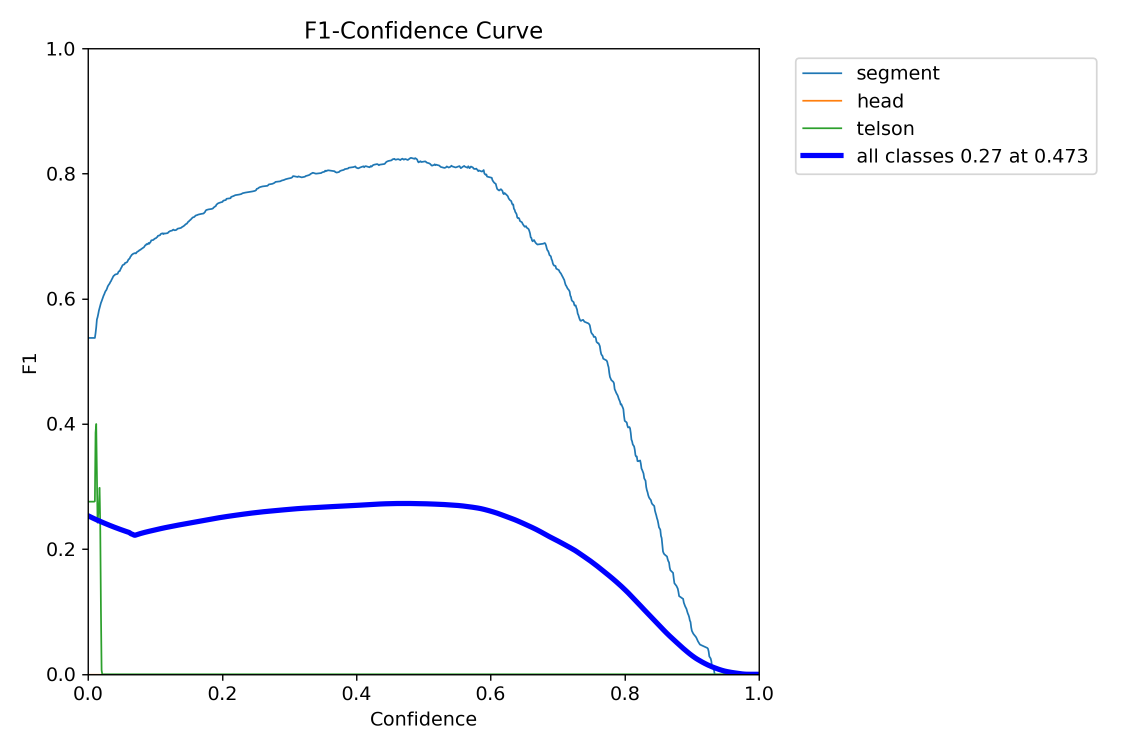
#> input picture Datasets/runs/obb/runs/millipede/milli_segment_exp/BoxF1_curve.png, 2250 x 1500 px (shown at 1/2 size); its folder holds only this picture in this run
$ python assisted_annotator.py --image ../runs/obb/runs/millipede/milli_segment_exp/BoxF1_curve.png --dir ../runs/obb/runs/millipede/milli_segment_exp
#> lines starting #> are read from the running program, lines starting #| are printed output that depends on the picture; after the words box and inside, x2 and y2 are one past the last pixel; in counts of white or black regions, pixels touching at a corner belong together
"""
Assisted Millipede Segment Annotator.
Automatically identifies the millipede body axis, detects individual ring/segment
boundaries via transverse gradient analysis along the spine, and exports
candidate annotations in YOLO-OBB, YOLO-BBox, and Label Studio formats.
"""

import os
import sys
import math
import argparse
from pathlib import Path
import numpy as np
import cv2
from scipy.signal import find_peaks
from scipy.ndimage import gaussian_filter1d


def extract_millipede_spine(binary_mask):
    """
    Finds endpoints and traces the medial axis spine through the mask.
    Returns:
        spine_points: np.ndarray of shape (N, 2) ordered from head to tail.
        body_width: average caliber along the spine.
    """
    # Extract clean medial spine using principal component slicing
    mask_pts = np.argwhere(binary_mask > 0)[:, ::-1].astype(np.float32)  # (x, y)
    if len(mask_pts) < 50:
        return np.empty((0, 2)), 25.0

    mean, eigenvectors = cv2.PCACompute(mask_pts, mean=None)
    center = mean[0]
    v_long = eigenvectors[0]   # Long axis of body
    v_trans = eigenvectors[1]  # Transverse axis

    # Projections along long axis
    projs = np.dot(mask_pts - center, v_long)
    p_min, p_max = float(np.min(projs)), float(np.max(projs))

    # Slice along long axis in 100 intervals to get centroid of each slice
    num_slices = 120
    slice_bins = np.linspace(p_min, p_max, num_slices)
    bin_centers = []
    widths = []

    for k in range(len(slice_bins) - 1):
        s_low = slice_bins[k]
        s_high = slice_bins[k + 1]
        in_slice = mask_pts[(projs >= s_low) & (projs < s_high)]
        if len(in_slice) >= 3:
            # Centroid of this slice
            slice_mean = np.mean(in_slice, axis=0)
            bin_centers.append(slice_mean)
            # Caliber in this slice
            trans_projs = np.dot(in_slice - center, v_trans)
            widths.append(float(np.max(trans_projs) - np.min(trans_projs)))

    if len(bin_centers) < 10:
        t_vals = np.linspace(p_min, p_max, 50)
        smoothed_spine = np.array([center + t * v_long for t in t_vals])
        avg_width = 25.0
        return smoothed_spine, avg_width

    raw_spine = np.array(bin_centers, dtype=np.float32)

    # Smooth spine curve with gaussian filter
    smooth_x = gaussian_filter1d(raw_spine[:, 0], sigma=3.0)
    smooth_y = gaussian_filter1d(raw_spine[:, 1], sigma=3.0)
    smoothed_spine = np.column_stack([smooth_x, smooth_y])

    avg_width = float(np.median(widths)) if widths else 25.0
    return smoothed_spine, avg_width


def detect_rings_along_spine(image_bgr, spine_pts, avg_width, sensitivity=1.0, target_segments=None):
    """
    Samples transverse cross-sections along the spine, computes intensity contrast,
    and detects segment peaks / valleys corresponding to rings.
    sensitivity: multiplier for peak detection density (higher = more segments detected)
    target_segments: optional expected count to guide spacing
    """
    gray = cv2.cvtColor(image_bgr, cv2.COLOR_BGR2GRAY)
    h, w = gray.shape[:2]

    # Arc-length parameterization
    diffs = np.diff(spine_pts, axis=0)
    dists = np.hypot(diffs[:, 0], diffs[:, 1])
    cum_dist = np.insert(np.cumsum(dists), 0, 0)
    total_len = cum_dist[-1]

    # Dense sample every 1 pixel
    sample_dists = np.arange(0, total_len, 1.0)
    dense_pts = []
    dense_tangents = []
    dense_normals = []

    for d in sample_dists:
        idx = np.searchsorted(cum_dist, d)
        idx = min(max(idx, 1), len(spine_pts) - 2)
        pos = spine_pts[idx]
        tan = spine_pts[idx + 1] - spine_pts[idx - 1]
        t_norm = np.linalg.norm(tan)
        tan = tan / t_norm if t_norm > 1e-6 else np.array([1.0, 0.0])
        norm = np.array([-tan[1], tan[0]])

        dense_pts.append(pos)
        dense_tangents.append(tan)
        dense_normals.append(norm)

    # Extract 1D transverse profile slice average for each spine position
    profile = []
    slice_half = max(3.0, avg_width * 0.35)

    for pos, norm in zip(dense_pts, dense_normals):
        vals = []
        for offset in np.linspace(-slice_half, slice_half, 5):
            sp = pos + norm * offset
            sx = int(round(sp[0]))
            sy = int(round(sp[1]))
            if 0 <= sx < w and 0 <= sy < h:
                vals.append(gray[sy, sx])
        profile.append(np.mean(vals) if vals else 0.0)

    profile = np.array(profile, dtype=np.float32)

    # Detrend and smooth profile
    smooth_prof = gaussian_filter1d(profile, sigma=max(1.0, 2.0 / sensitivity))
    grad = np.abs(np.gradient(smooth_prof))

    # Detect peaks (segment sutures)
    if target_segments and target_segments > 5:
        expected_spacing = max(3, int(total_len / (target_segments + 1)))
        prominence = 0.5
    else:
        expected_spacing = max(3, int((avg_width * 0.16) / sensitivity))
        prominence = max(0.5, 1.5 / sensitivity)

    peaks, _ = find_peaks(grad, distance=expected_spacing, prominence=prominence)

    if len(peaks) < 8:
        # Fallback: uniform frequency sampling
        peaks = np.arange(expected_spacing, len(dense_pts) - expected_spacing, expected_spacing)

    # Assemble segment annotations
    annotations = []
    num_peaks = len(peaks)

    for i, p_idx in enumerate(peaks):
        pos = dense_pts[p_idx]
        tan = dense_tangents[p_idx]
        norm = dense_normals[p_idx]

        cur_w = avg_width * 1.1
        cur_l = float(expected_spacing * 1.1)

        # 4 OBB corners
        c1 = pos + (tan * (cur_l / 2)) - (norm * (cur_w / 2))
        c2 = pos + (tan * (cur_l / 2)) + (norm * (cur_w / 2))
        c3 = pos - (tan * (cur_l / 2)) + (norm * (cur_w / 2))
        c4 = pos - (tan * (cur_l / 2)) - (norm * (cur_w / 2))

        obb_pts = np.array([c1, c2, c3, c4], dtype=np.float32)

        # Bounding box
        min_x = max(0.0, float(np.min(obb_pts[:, 0])))
        max_x = min(float(w), float(np.max(obb_pts[:, 0])))
        min_y = max(0.0, float(np.min(obb_pts[:, 1])))
        max_y = min(float(h), float(np.max(obb_pts[:, 1])))

        bw = max_x - min_x
        bh = max_y - min_y
        cx = min_x + bw / 2.0
        cy = min_y + bh / 2.0

        cid = 1 if i == 0 else (2 if i == num_peaks - 1 else 0)

        annotations.append({
            "segment_index": i + 1,
            "class_id": cid,
            "center": (float(pos[0]), float(pos[1])),
            "obb_corners": obb_pts,
            "bbox_norm": (cx / w, cy / h, bw / w, bh / h)
        })

    return annotations


def auto_annotate_image(image_path, output_label_path=None, preview_path=None, label_format="obb", sensitivity=1.0, target_segments=None):
    """
    Processes an input millipede image and outputs draft YOLO annotations.
    """
    img = cv2.imread(str(image_path))
    if img is None:
        print(f"[!] Unable to read image: {image_path}")
        return None

    h, w = img.shape[:2]

    # Segment millipede body
    gray = cv2.cvtColor(img, cv2.COLOR_BGR2GRAY)
    clahe = cv2.createCLAHE(clipLimit=2.5, tileGridSize=(8, 8))
    enhanced = clahe.apply(gray)
    blurred = cv2.GaussianBlur(enhanced, (7, 7), 0)

    # Adaptive threshold / Otsu
    _, thresh_inv = cv2.threshold(blurred, 0, 255, cv2.THRESH_BINARY_INV + cv2.THRESH_OTSU)
    _, thresh_reg = cv2.threshold(blurred, 0, 255, cv2.THRESH_BINARY + cv2.THRESH_OTSU)

    # Find which mask captures the millipede (elongated contour)
    best_cnt = None
    best_aspect = 0.0

    for m in [thresh_inv, thresh_reg]:
        cnts, _ = cv2.findContours(m, cv2.RETR_EXTERNAL, cv2.CHAIN_APPROX_SIMPLE)
        for c in cnts:
            area = cv2.contourArea(c)
            if area > (w * h * 0.015):  # at least 1.5% of image
                rect = cv2.minAreaRect(c)
                rw, rh = rect[1]
                if rw > 0 and rh > 0:
                    aspect = max(rw, rh) / min(rw, rh)
                    if aspect > best_aspect:
                        best_aspect = aspect
                        best_cnt = c

    if best_cnt is None:
        print(f"[!] Could not locate millipede body in {image_path}. Try running with anchor points.")
        return None

    mask = np.zeros((h, w), dtype=np.uint8)
    cv2.drawContours(mask, [best_cnt], -1, 255, -1)
    mask = cv2.morphologyEx(mask, cv2.MORPH_CLOSE, np.ones((5, 5), np.uint8))

    # Extract spine and caliber
    spine, avg_width = extract_millipede_spine(mask)

    # Detect individual segments
    annotations = detect_rings_along_spine(img, spine, avg_width, sensitivity=sensitivity, target_segments=target_segments)

    print(f"[+] Detected {len(annotations)} rings/segments in '{Path(image_path).name}'.")

    # Save YOLO format label
    if output_label_path:
        out_lbl = Path(output_label_path)
        out_lbl.parent.mkdir(parents=True, exist_ok=True)
        lines = []
        for ann in annotations:
            cid = ann["class_id"]
            if label_format == "obb":
                corners = ann["obb_corners"]
                coords = []
                for pt in corners:
                    coords.extend([f"{max(0.0, min(1.0, pt[0] / w)):.6f}", f"{max(0.0, min(1.0, pt[1] / h)):.6f}"])
                lines.append(f"{cid} " + " ".join(coords))
            else:
                cx, cy, bw, bh = ann["bbox_norm"]
                lines.append(f"{cid} {cx:.6f} {cy:.6f} {bw:.6f} {bh:.6f}")

        with open(out_lbl, "w", encoding="utf-8") as f:
            f.write("\n".join(lines) + "\n")
        print(f"[+] Label saved to '{out_lbl}'")

    # Render Preview
    if preview_path:
        prev_p = Path(preview_path)
        prev_p.parent.mkdir(parents=True, exist_ok=True)

        vis = img.copy()
        for ann in annotations:
            pts = ann["obb_corners"].astype(np.int32)
            cid = ann["class_id"]
            col = (0, 165, 255) if cid == 1 else ((200, 50, 255) if cid == 2 else (0, 235, 120))
            cv2.polylines(vis, [pts], isClosed=True, color=col, thickness=2, lineType=cv2.LINE_AA)
            c = (int(ann["center"][0]), int(ann["center"][1]))
            cv2.circle(vis, c, 3, col, -1)

        banner = np.zeros((40, w, 3), dtype=np.uint8)
        banner[:] = (20, 20, 25)
        cv2.putText(
            banner, f"Auto-Annotated Rings: {len(annotations)}", (12, 26),
            cv2.FONT_HERSHEY_SIMPLEX, 0.6, (0, 255, 200), 2, cv2.LINE_AA
        )
        combined = np.vstack([banner, vis])
        cv2.imwrite(str(prev_p), combined)
        print(f"[+] Preview saved to '{prev_p}'")

    return annotations


def batch_auto_annotate(input_dir, label_dir="test/labels", preview_dir="previews/test_annotated", label_format="obb", sensitivity=1.0, target_segments=None):
    """Processes an entire directory of millipede images."""
    in_p = Path(input_dir)
    lbl_p = Path(label_dir)
    prev_p = Path(preview_dir)
    lbl_p.mkdir(parents=True, exist_ok=True)
    prev_p.mkdir(parents=True, exist_ok=True)

    supported_exts = {".jpg", ".jpeg", ".png", ".bmp", ".webp", ".tif", ".tiff"}
    files = [f for f in in_p.iterdir() if f.is_file() and f.suffix.lower() in supported_exts]

    print(f"\n[*] Batch Auto-Annotating {len(files)} images from '{input_dir}'...")

    annotated_count = 0
    for idx, img_file in enumerate(files, start=1):
        out_lbl = lbl_p / f"{img_file.stem}.txt"
        out_prev = prev_p / f"vis_{img_file.stem}.jpg"
        print(f"[{idx}/{len(files)}] Processing: {img_file.name}...")
        try:
            res = auto_annotate_image(
                image_path=img_file,
                output_label_path=out_lbl,
                preview_path=out_prev,
                label_format=label_format,
                sensitivity=sensitivity,
                target_segments=target_segments
            )
#> in auto_annotate_image, img is the input picture: shape (1500, 2250, 3); mean B, G, R 252, 250.8, 250.5
#> in auto_annotate_image, `_, thresh_inv = cv2.threshold(blurred, 0, 255, cv2.THRESH_BINARY_INV +..`:
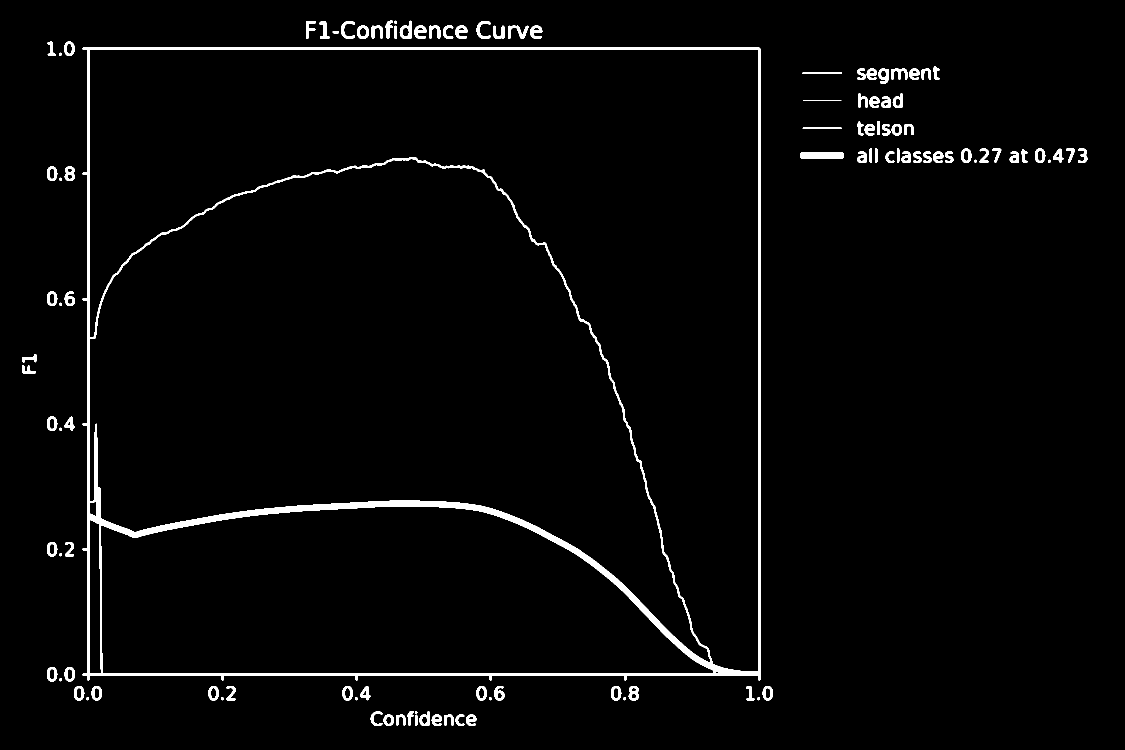
#> thresh_inv: shape (1500, 2250) (shown at 1/2 size); 2.5% white; 110 white regions (1 under 20 px), largest, box (x1, y1, x2, y2) and area: (164, 95, 1521, 1362) 55070, (1600, 305, 1688, 317) 1044, (1016, 51, 1057, 78) 487
#> the loop in auto_annotate_image, `for m in [thresh_inv, thresh_reg]:` made 2 passes
#> cnts on pass 2: [[[0, 0], [0, 1499], [2249, 1499], [2249, 0]]]
#> after the loop in auto_annotate_image, `for m in [thresh_inv, thresh_reg]:`: best_aspect = 1.5; best_cnt = [[0, 0], [0, 1499], [2249, 1499], [2249, 0]]
#> in extract_millipede_spine, `mask_pts = np.argwhere(binary_mask > 0)[:, ::-1].astype(np.float32)`: mask_pts = 3375000 pairs, first value 0 to 2249, second value 0 to 1499
#> in extract_millipede_spine, `mean, eigenvectors = cv2.PCACompute(mask_pts, mean=None)`: mean = [[1123.6, 752.9]]; eigenvectors = [[1, -1.36e-05], [1.36e-05, 1]]
#> in extract_millipede_spine, `center = mean[0]`: center = [1123.6, 752.9]
#> in extract_millipede_spine, `v_long = eigenvectors[0]`: v_long = [1, -1.36e-05]
#> in extract_millipede_spine, `v_trans = eigenvectors[1]`: v_trans = [1.36e-05, 1]
#> in extract_millipede_spine, `p_min, p_max = float(np.min(projs)), float(np.max(projs))`: p_min = -1123.6; p_max = 1125.4
#> the loop in extract_millipede_spine, `for k in range(len(slice_bins) - 1):` made 119 passes
#> slice_mean on passes 1 to 4: [9, 749.5], [28, 749.5], [47, 749.5], [66, 749.5]
#> after the loop in extract_millipede_spine, `for k in range(len(slice_bins) - 1):`: bin_centers = 119 pairs, first value 9 to 2239.7, second value 749.5 to 749.6; widths = 119 values from 1499 to 1499
#> in extract_millipede_spine, `raw_spine = np.array(bin_centers, dtype=np.float32)`: raw_spine has the same summary as bin_centers
#> in extract_millipede_spine, `smooth_x = gaussian_filter1d(raw_spine[:, 0], sigma=3.0)`: smooth_x = 119 values from 45.81 to 2202.9
#> in extract_millipede_spine, `smooth_y = gaussian_filter1d(raw_spine[:, 1], sigma=3.0)`: smooth_y = 119 values, max 749.5 at index 118, min 749.5 at index 0, mean 749.5
#> in extract_millipede_spine, `smoothed_spine = np.column_stack([smooth_x, smooth_y])`: smoothed_spine = 119 pairs, first value 45.81 to 2202.9, second value 749.5 to 749.5
#> in extract_millipede_spine, `avg_width = float(np.median(widths)) if widths else 25.0`: avg_width = 1499
#> in auto_annotate_image, `spine, avg_width = extract_millipede_spine(mask)`: spine has the same summary as smoothed_spine in extract_millipede_spine
#> in detect_rings_along_spine, `diffs = np.diff(spine_pts, axis=0)`: diffs = 118 pairs, first value 4.91 to 18.93, second value -6.1e-05 to 0.00677
#> in detect_rings_along_spine, `dists = np.hypot(diffs[:, 0], diffs[:, 1])`: dists = 118 values, max 18.93 at index 103, min 4.91 at index 0, mean 18.28
#> in detect_rings_along_spine, `cum_dist = np.insert(np.cumsum(dists), 0, 0)`: cum_dist = 119 values from 0 to 2157.1
#> in detect_rings_along_spine, `total_len = cum_dist[-1]`: total_len = 2157.1
#> in detect_rings_along_spine, `sample_dists = np.arange(0, total_len, 1.0)`: sample_dists = 2158 values from 0 to 2157
#> the loop in detect_rings_along_spine, `for d in sample_dists:` made 2158 passes
#> (idx, pos, tan, t_norm, norm) on passes 1 to 3: (1, [50.73, 749.5], [1, 0], 14.24, [0, 1]), (1, [50.73, 749.5], [1, 0], 14.24, [0, 1]), (1, [50.73, 749.5], [1, 0], 14.24, [0, 1])
#> the loop in detect_rings_along_spine, `for pos, norm in zip(dense_pts, dense_normals):` made 2158 passes
#> (pos, norm) on passes 1 to 3: ([50.73, 749.5], [0, 1]), ([50.73, 749.5], [0, 1]), ([50.73, 749.5], [0, 1])
#> the loop in detect_rings_along_spine, `for i, p_idx in enumerate(peaks):` made 8 passes
#> p_idx on passes 1 to 4: 239, 478, 717, 956
#| [+] Detected 8 rings/segments in 'BoxF1_curve.png'.
#> the loop in auto_annotate_image, `for ann in annotations:` made 8 passes
#> after the loop in auto_annotate_image, `for ann in annotations:`:
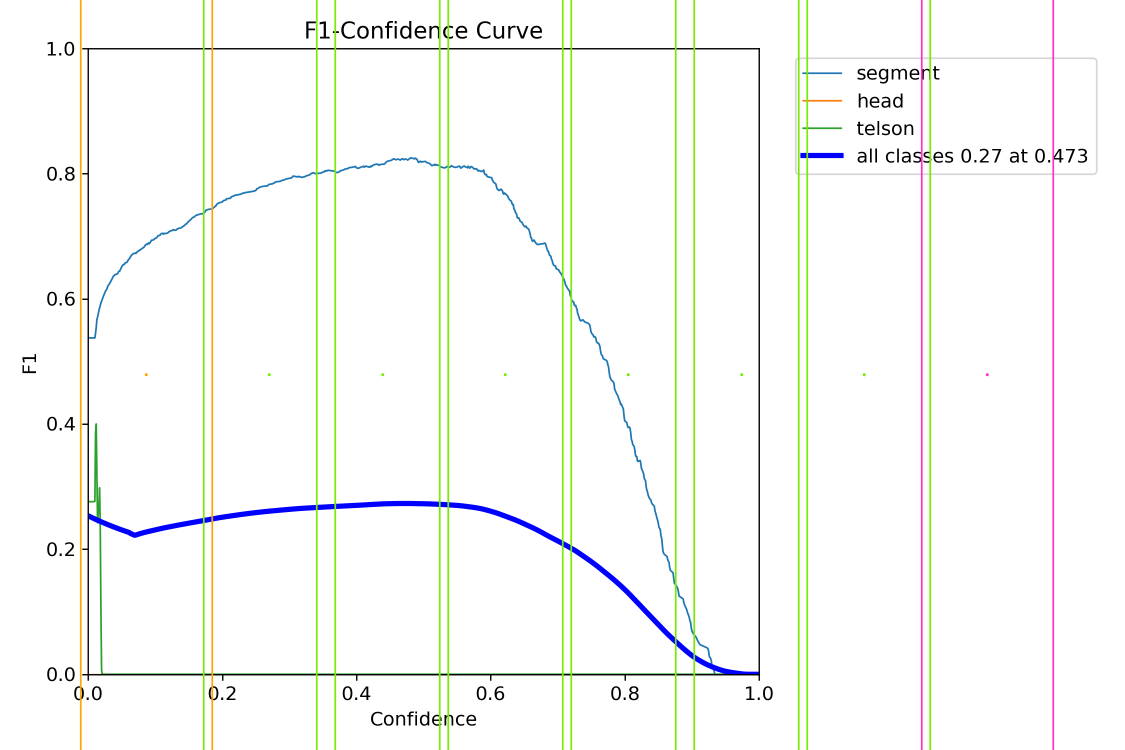
#> vis: shape (1500, 2250, 3) (shown at 1/2 size); 3.56% of pixels changed, all inside (x1, y1, x2, y2) = (159, 0, 2109, 1500)
#> in auto_annotate_image, `combined = np.vstack([banner, vis])`:
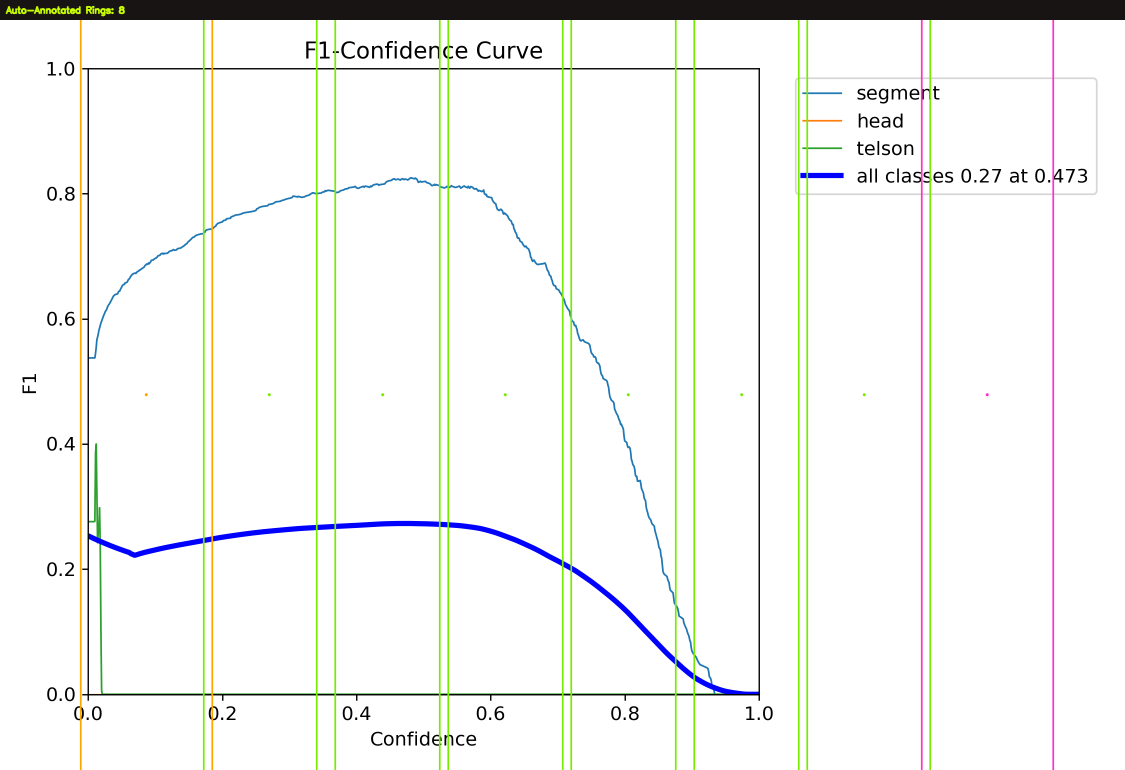
#> combined: shape (1540, 2250, 3) (shown at 1/2 size); mean B, G, R 240.5, 243.8, 242.4
            if res:
                annotated_count += 1
        except Exception as e:
            print(f"    [!] Error processing {img_file.name}: {e}")

    print(f"\n[+] Finished! Successfully annotated {annotated_count}/{len(files)} images.")
    print(f"[+] Labels saved to '{lbl_p}', previews saved to '{prev_p}'")


if __name__ == "__main__":
    parser = argparse.ArgumentParser(description="Assisted Auto-Annotator for Millipede Segments.")
    parser.add_argument("--image", type=str, help="Input single millipede image path")
    parser.add_argument("--dir", type=str, help="Input directory of millipede images for batch annotation")
    parser.add_argument("--label", type=str, help="Output label text path (single image)")
    parser.add_argument("--preview", type=str, help="Output preview image path (single image)")
    parser.add_argument("--label-dir", type=str, default="test/labels", help="Output label directory (batch mode)")
    parser.add_argument("--preview-dir", type=str, default="previews/test_annotated", help="Output preview directory (batch mode)")
    parser.add_argument("--format", type=str, choices=["obb", "bbox"], default="obb", help="Label format")
    parser.add_argument("--sensitivity", type=float, default=1.0, help="Peak detection sensitivity multiplier (default: 1.0)")
    parser.add_argument("--target-segments", type=int, default=None, help="Approximate expected segment count (optional)")
    args = parser.parse_args()

    if args.dir:
        batch_auto_annotate(
            input_dir=args.dir,
            label_dir=args.label_dir,
            preview_dir=args.preview_dir,
            label_format=args.format,
            sensitivity=args.sensitivity,
            target_segments=args.target_segments
        )
    elif args.image:
        auto_annotate_image(
            image_path=args.image,
            output_label_path=args.label,
            preview_path=args.preview,
            label_format=args.format,
            sensitivity=args.sensitivity,
            target_segments=args.target_segments
        )
    else:
        print("[!] Either --image or --dir must be provided.")
